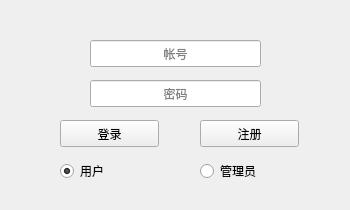
<?xml version="1.0" encoding="UTF-8"?>
<ui version="4.0">
 <class>Login</class>
 <widget class="QWidget" name="Login">
  <property name="geometry">
   <rect>
    <x>0</x>
    <y>0</y>
    <width>350</width>
    <height>210</height>
   </rect>
  </property>
  <property name="windowTitle">
   <string>Login</string>
  </property>
  <widget class="QLabel" name="background_label">
   <property name="geometry">
    <rect>
     <x>0</x>
     <y>0</y>
     <width>350</width>
     <height>210</height>
    </rect>
   </property>
   <property name="text">
    <string/>
   </property>
  </widget>
  <widget class="QLineEdit" name="count_lineEdit">
   <property name="geometry">
    <rect>
     <x>90</x>
     <y>40</y>
     <width>171</width>
     <height>27</height>
    </rect>
   </property>
   <property name="alignment">
    <set>Qt::AlignCenter</set>
   </property>
   <property name="placeholderText">
    <string>帐号</string>
   </property>
  </widget>
  <widget class="QLineEdit" name="passwd_lineEdit">
   <property name="geometry">
    <rect>
     <x>90</x>
     <y>80</y>
     <width>171</width>
     <height>27</height>
    </rect>
   </property>
   <property name="alignment">
    <set>Qt::AlignCenter</set>
   </property>
   <property name="placeholderText">
    <string>密码</string>
   </property>
  </widget>
  <widget class="QPushButton" name="rgs_Btn">
   <property name="geometry">
    <rect>
     <x>200</x>
     <y>120</y>
     <width>99</width>
     <height>27</height>
    </rect>
   </property>
   <property name="text">
    <string>注册</string>
   </property>
  </widget>
  <widget class="QPushButton" name="login_Btn">
   <property name="geometry">
    <rect>
     <x>60</x>
     <y>120</y>
     <width>99</width>
     <height>27</height>
    </rect>
   </property>
   <property name="text">
    <string>登录</string>
   </property>
  </widget>
  <widget class="QRadioButton" name="userRadioButton">
   <property name="geometry">
    <rect>
     <x>60</x>
     <y>160</y>
     <width>71</width>
     <height>22</height>
    </rect>
   </property>
   <property name="text">
    <string>用户</string>
   </property>
   <property name="checked">
    <bool>true</bool>
   </property>
  </widget>
  <widget class="QRadioButton" name="managerRadioButton">
   <property name="geometry">
    <rect>
     <x>200</x>
     <y>160</y>
     <width>81</width>
     <height>22</height>
    </rect>
   </property>
   <property name="text">
    <string>管理员</string>
   </property>
  </widget>
 </widget>
 <layoutdefault spacing="6" margin="11"/>
 <resources/>
 <connections/>
</ui>
